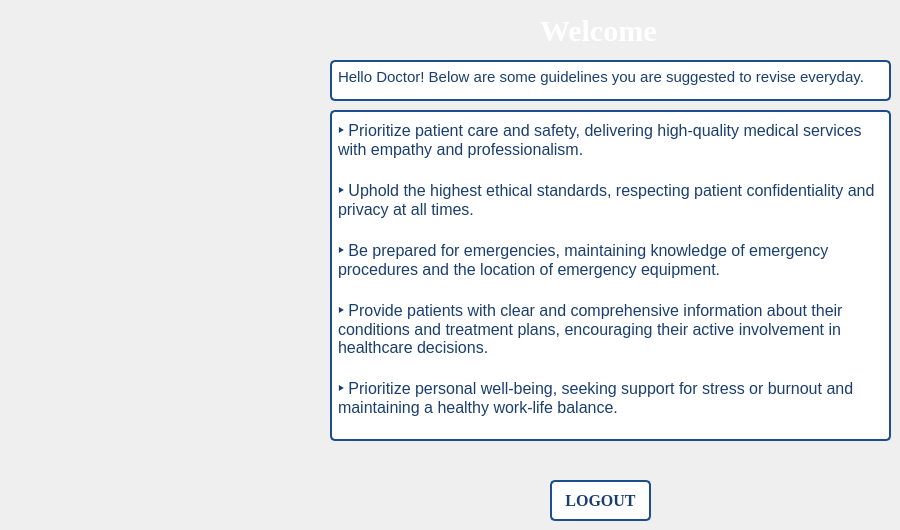
     <widget class="QWidget" name="tab">
      <attribute name="title">
       <string>Home</string>
      </attribute>
      <widget class="QTextBrowser" name="textBrowser_2">
       <property name="geometry">
        <rect>
         <x>330</x>
         <y>110</y>
         <width>561</width>
         <height>331</height>
        </rect>
       </property>
       <property name="styleSheet">
        <string notr="true">
QTextBrowser
{
background-color: rgb(255, 255, 255); 
color: rgb(26, 63, 111); 
border: 2px solid rgb(29, 78, 139);
border-radius: 5px; 
padding: 2px 2px; 
font-size: 16px;
font-weight: bold;
cursor: pointer; 
transition: background-color 0.3s ease, box-shadow 0.3s ease;
box-shadow: 0 4px 8px rgba(0, 0, 0, 0.1); 
}

</string>
       </property>
       <property name="html">
        <string>&lt;!DOCTYPE HTML PUBLIC &quot;-//W3C//DTD HTML 4.0//EN&quot; &quot;http://www.w3.org/TR/REC-html40/strict.dtd&quot;&gt;
&lt;html&gt;&lt;head&gt;&lt;meta name=&quot;qrichtext&quot; content=&quot;1&quot; /&gt;&lt;meta charset=&quot;utf-8&quot; /&gt;&lt;style type=&quot;text/css&quot;&gt;
p, li { white-space: pre-wrap; }
hr { height: 1px; border-width: 0; }
li.unchecked::marker { content: &quot;\2610&quot;; }
li.checked::marker { content: &quot;\2612&quot;; }
&lt;/style&gt;&lt;/head&gt;&lt;body style=&quot; font-family:'Segoe UI'; font-size:16px; font-weight:700; font-style:normal;&quot;&gt;
&lt;p style=&quot; margin-top:0px; margin-bottom:0px; margin-left:0px; margin-right:0px; -qt-block-indent:0; text-indent:0px;&quot;&gt;&lt;span style=&quot; font-family:'Tahoma','sans-serif'; font-size:16px;&quot;&gt;‣ &lt;/span&gt;&lt;span style=&quot; font-size:16px; font-weight:400;&quot;&gt;Prioritize patient care and safety, delivering high-quality medical services with empathy and professionalism.&lt;/span&gt;&lt;/p&gt;
&lt;p style=&quot;-qt-paragraph-type:empty; margin-top:0px; margin-bottom:0px; margin-left:0px; margin-right:0px; -qt-block-indent:1; text-indent:0px; font-weight:400;&quot;&gt;&lt;br /&gt;&lt;/p&gt;
&lt;p style=&quot; margin-top:0px; margin-bottom:0px; margin-left:0px; margin-right:0px; -qt-block-indent:0; text-indent:0px;&quot;&gt;&lt;span style=&quot; font-family:'Tahoma','sans-serif'; font-size:16px;&quot;&gt;‣ &lt;/span&gt;&lt;span style=&quot; font-size:16px; font-weight:400;&quot;&gt;Uphold the highest ethical standards, respecting patient confidentiality and privacy at all times.&lt;/span&gt;&lt;/p&gt;
&lt;p style=&quot;-qt-paragraph-type:empty; margin-top:0px; margin-bottom:0px; margin-left:0px; margin-right:0px; -qt-block-indent:0; text-indent:0px; font-weight:400;&quot;&gt;&lt;br /&gt;&lt;/p&gt;
&lt;p style=&quot; margin-top:0px; margin-bottom:0px; margin-left:0px; margin-right:0px; -qt-block-indent:0; text-indent:0px;&quot;&gt;&lt;span style=&quot; font-family:'Tahoma','sans-serif'; font-size:16px;&quot;&gt;‣ &lt;/span&gt;&lt;span style=&quot; font-size:16px; font-weight:400;&quot;&gt;Be prepared for emergencies, maintaining knowledge of emergency procedures and the location of emergency equipment.&lt;/span&gt;&lt;/p&gt;
&lt;p style=&quot;-qt-paragraph-type:empty; margin-top:0px; margin-bottom:0px; margin-left:0px; margin-right:0px; -qt-block-indent:0; text-indent:0px; font-weight:400;&quot;&gt;&lt;br /&gt;&lt;/p&gt;
&lt;p style=&quot; margin-top:0px; margin-bottom:0px; margin-left:0px; margin-right:0px; -qt-block-indent:0; text-indent:0px;&quot;&gt;&lt;span style=&quot; font-family:'Tahoma','sans-serif'; font-size:16px;&quot;&gt;‣ &lt;/span&gt;&lt;span style=&quot; font-size:16px; font-weight:400;&quot;&gt;Provide patients with clear and comprehensive information about their conditions and treatment plans, encouraging their active involvement in healthcare decisions.&lt;/span&gt;&lt;/p&gt;
&lt;p style=&quot;-qt-paragraph-type:empty; margin-top:0px; margin-bottom:0px; margin-left:0px; margin-right:0px; -qt-block-indent:0; text-indent:0px; font-weight:400;&quot;&gt;&lt;br /&gt;&lt;/p&gt;
&lt;p style=&quot; margin-top:0px; margin-bottom:0px; margin-left:0px; margin-right:0px; -qt-block-indent:0; text-indent:0px;&quot;&gt;&lt;span style=&quot; font-family:'Tahoma','sans-serif'; font-size:16px;&quot;&gt;‣ &lt;/span&gt;&lt;span style=&quot; font-size:16px; font-weight:400;&quot;&gt;Prioritize personal well-being, seeking support for stress or burnout and maintaining a healthy work-life balance.&lt;/span&gt;&lt;/p&gt;&lt;/body&gt;&lt;/html&gt;</string>
       </property>
      </widget>
      <widget class="QPushButton" name="pushButton">
       <property name="geometry">
        <rect>
         <x>550</x>
         <y>480</y>
         <width>101</width>
         <height>41</height>
        </rect>
       </property>
       <property name="font">
        <font>
         <family>Times New Roman</family>
         <pointsize>-1</pointsize>
         <bold>true</bold>
        </font>
       </property>
       <property name="styleSheet">
        <string notr="true">QPushButton 
{
background-color: rgb(255, 255, 255); 
color: rgb(26, 63, 111); 
border: 2px solid rgb(29, 78, 139);
border-radius: 5px; 
padding: 10px 10px; 
font-size: 16px;
font-weight: bold;
cursor: pointer; 
transition: background-color 0.3s ease, box-shadow 0.3s ease;
}
QPushButton:hover 
{
background-color: rgb(219, 235, 255); 
box-shadow: 0 4px 8px rgba(0, 0, 0, 0.1); 
}
QPushButton:pressed 
{
background-color: rgb(45, 108, 190); 
color: rgb(255, 255, 255);
box-shadow: 0 2px 4px rgba(0, 0, 0, 0.1); 
}
</string>
       </property>
       <property name="text">
        <string>LOGOUT</string>
       </property>
      </widget>
      <widget class="QTextBrowser" name="textBrowser_6">
       <property name="geometry">
        <rect>
         <x>330</x>
         <y>60</y>
         <width>561</width>
         <height>41</height>
        </rect>
       </property>
       <property name="styleSheet">
        <string notr="true">QTextBrowser
{
background-color: rgb(255, 255, 255); 
color: rgb(26, 63, 111); 
border: 2px solid rgb(29, 78, 139);
border-radius: 5px; 
padding: 2px 2px; 
font-size: 16px;
font-weight: bold;
cursor: pointer; 
transition: background-color 0.3s ease, box-shadow 0.3s ease;
box-shadow: 0 4px 8px rgba(0, 0, 0, 0.1); 
}

</string>
       </property>
       <property name="html">
        <string>&lt;!DOCTYPE HTML PUBLIC &quot;-//W3C//DTD HTML 4.0//EN&quot; &quot;http://www.w3.org/TR/REC-html40/strict.dtd&quot;&gt;
&lt;html&gt;&lt;head&gt;&lt;meta name=&quot;qrichtext&quot; content=&quot;1&quot; /&gt;&lt;meta charset=&quot;utf-8&quot; /&gt;&lt;style type=&quot;text/css&quot;&gt;
p, li { white-space: pre-wrap; }
hr { height: 1px; border-width: 0; }
li.unchecked::marker { content: &quot;\2610&quot;; }
li.checked::marker { content: &quot;\2612&quot;; }
&lt;/style&gt;&lt;/head&gt;&lt;body style=&quot; font-family:'Segoe UI'; font-size:16px; font-weight:700; font-style:normal;&quot;&gt;
&lt;p style=&quot; margin-top:0px; margin-bottom:0px; margin-left:0px; margin-right:0px; -qt-block-indent:0; text-indent:0px;&quot;&gt;&lt;span style=&quot; font-size:11pt; font-weight:400;&quot;&gt;Hello Doctor! Below are some guidelines you are suggested to revise everyday.&lt;/span&gt;&lt;/p&gt;&lt;/body&gt;&lt;/html&gt;</string>
       </property>
      </widget>
      <widget class="QLabel" name="label_6">
       <property name="geometry">
        <rect>
         <x>540</x>
         <y>20</y>
         <width>121</width>
         <height>21</height>
        </rect>
       </property>
       <property name="font">
        <font>
         <family>Times New Roman</family>
         <pointsize>-1</pointsize>
         <bold>true</bold>
        </font>
       </property>
       <property name="styleSheet">
        <string notr="true">QLabel {
color: rgb(255, 255, 255);
font-size: 30px; 
font-weight: bold;
}

QLabel {
text-shadow: 2px rgb(12, 29, 52); 
}

</string>
       </property>
       <property name="text">
        <string>Welcome</string>
       </property>
      </widget>
     </widget>
